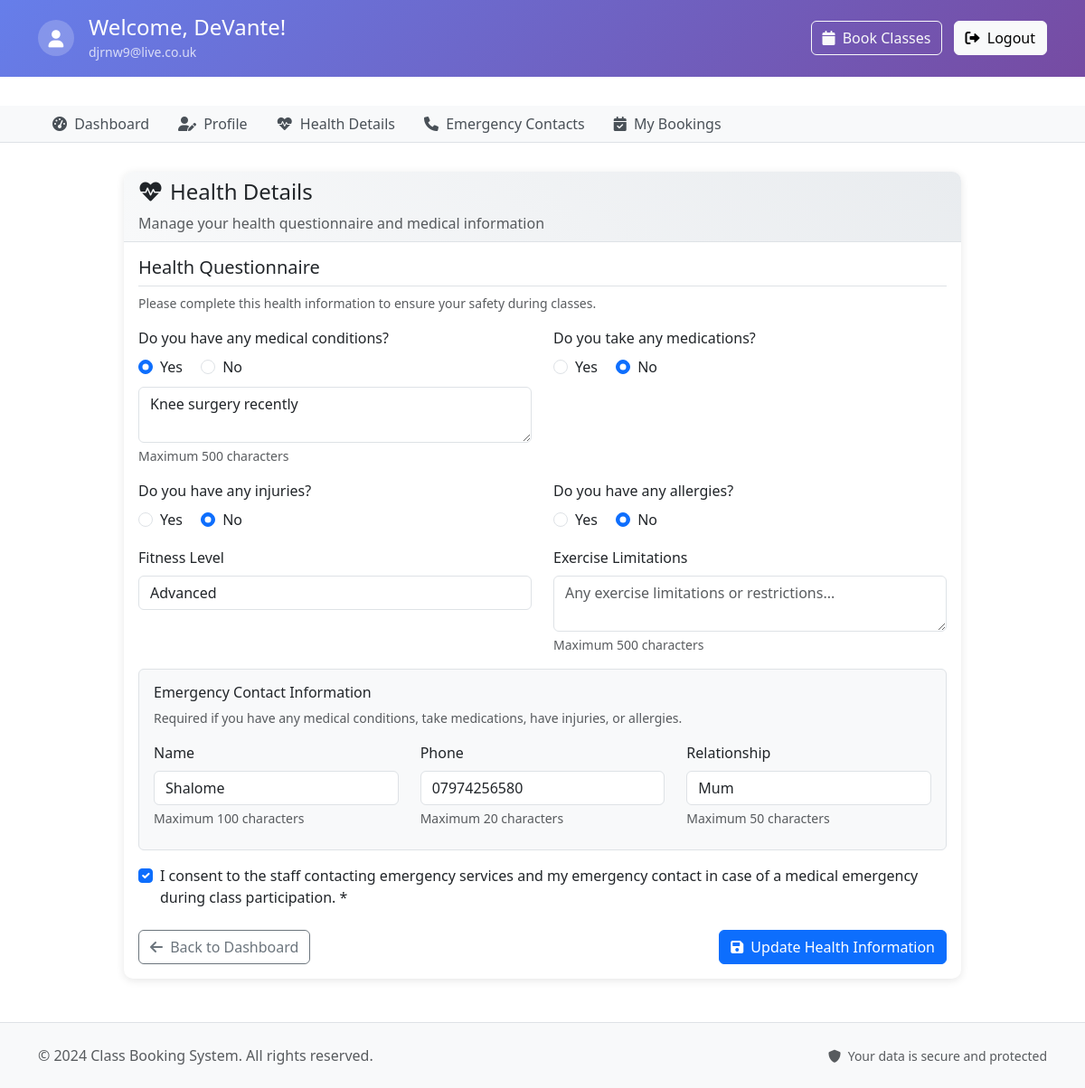
Screenshot of /public/user/health_fixed_encoding.php (signed in) with the database file from the repository.
### tables this page shows
CREATE TABLE `users` (
  `id` int(11) NOT NULL AUTO_INCREMENT,
  `first_name` varchar(50) NOT NULL,
  `last_name` varchar(50) NOT NULL,
  `email` varchar(100) NOT NULL,
  `password_hash` varchar(255) NOT NULL,
  `phone` varchar(20) DEFAULT NULL,
  `date_of_birth` date DEFAULT NULL,
  `gender` enum('male','female','other','prefer_not_to_say') DEFAULT NULL,
  `health_questionnaire` longtext DEFAULT NULL CHECK (json_valid(`health_questionnaire`)),
  `created_at` timestamp NOT NULL DEFAULT current_timestamp(),
  `updated_at` timestamp NOT NULL DEFAULT current_timestamp() ON UPDATE current_timestamp(),
  `status` enum('active','inactive','suspended') DEFAULT 'active',
  `free_trial_used` tinyint(1) DEFAULT 0,
  PRIMARY KEY (`id`),
  UNIQUE KEY `email` (`email`),
  KEY `idx_users_email` (`email`),
  KEY `idx_users_status` (`status`),
  KEY `idx_users_dob` (`date_of_birth`),
  KEY `idx_users_free_trial` (`free_trial_used`)
);

### public/user/health_fixed_encoding.php (the view, shortened to what the rows shown need)
<?php
$userInfo = getUserInfo();
try {
    $pdo = connectUserDB();
    $stmt = $pdo->prepare("SELECT health_questionnaire FROM users WHERE id = ?");
    $stmt->execute([$userInfo['id']]);
    $result = $stmt->fetch();
    $healthData = [];
    if ($result && !empty($result['health_questionnaire'])) {
        $healthData = json_decode($result['health_questionnaire'], true) ?? [];
    }
} catch (Exception $e) {
    error_log('Health data error: ' . $e->getMessage());
    $healthData = [];
}
?>
<!DOCTYPE html>
<html lang="en">
<head>
    <link href="https://cdn.jsdelivr.net/npm/bootstrap@5.3.0/dist/css/bootstrap.min.css" rel="stylesheet">
    <link href="https://cdnjs.cloudflare.com/ajax/libs/font-awesome/6.0.0/css/all.min.css" rel="stylesheet">
    <link href="/testbook/assets/css/custom.css" rel="stylesheet">
</head>
<body>
    <div class="container">
        <div class="row">
            <div class="col-lg-10 mx-auto">
                <div class="card">
                    <div class="card-body">
                        <form method="POST">
                            <div class="mb-4">
                                <div class="row">
                                    <div class="col-md-6 mb-3">
                                        <label class="form-label">Do you have any medical conditions?</label>
                                        <div>
                                            <div class="form-check form-check-inline">
                                                <input class="form-check-input" type="radio" name="has_medical_conditions" id="medical_yes" value="yes"
                                                       <?php echo ($healthData['has_medical_conditions'] ?? false) ? 'checked' : ''; ?>>
                                                <label class="form-check-label" for="medical_yes">Yes</label>
                                            </div>
                                            <div class="form-check form-check-inline">
                                                <input class="form-check-input" type="radio" name="has_medical_conditions" id="medical_no" value="no"
                                                       <?php echo (!($healthData['has_medical_conditions'] ?? false)) ? 'checked' : ''; ?>>
                                                <label class="form-check-label" for="medical_no">No</label>
                                            </div>
                                        </div>
                                        <textarea class="form-control mt-2" name="medical_conditions" id="medical_conditions"
                                                 placeholder="If yes, please describe..." rows="2" maxlength="500"
                                                 style="display:<?php echo ($healthData['has_medical_conditions'] ?? false) ? 'block' : 'none'; ?>;"><?php echo htmlspecialchars($healthData['medical_conditions'] ?? ''); ?></textarea>
                                        <div class="form-text" style="display:<?php echo ($healthData['has_medical_conditions'] ?? false) ? 'block' : 'none'; ?>;" id="medical_conditions_help">Maximum 500 characters</div>
                                    </div>
                                    <div class="col-md-6 mb-3">
                                        <div>
                                            <div class="form-check form-check-inline">
                                                <input class="form-check-input" type="radio" name="takes_medication" id="medication_yes" value="yes"
                                                       <?php echo ($healthData['takes_medication'] ?? false) ? 'checked' : ''; ?>>
                                                <label class="form-check-label" for="medication_yes">Yes</label>
                                            </div>
                                            <div class="form-check form-check-inline">
                                                <input class="form-check-input" type="radio" name="takes_medication" id="medication_no" value="no"
                                                       <?php echo (!($healthData['takes_medication'] ?? false)) ? 'checked' : ''; ?>>
                                                <label class="form-check-label" for="medication_no">No</label>
                                            </div>
                                        </div>
                                    </div>
                                </div>
                                <div class="row">
                                    <div class="col-md-6 mb-3">
                                        <div>
                                            <div class="form-check form-check-inline">
                                                <input class="form-check-input" type="radio" name="has_injuries" id="injuries_yes" value="yes"
                                                       <?php echo ($healthData['has_injuries'] ?? false) ? 'checked' : ''; ?>>
                                                <label class="form-check-label" for="injuries_yes">Yes</label>
                                            </div>
                                            <div class="form-check form-check-inline">
                                                <input class="form-check-input" type="radio" name="has_injuries" id="injuries_no" value="no"
                                                       <?php echo (!($healthData['has_injuries'] ?? false)) ? 'checked' : ''; ?>>
                                                <label class="form-check-label" for="injuries_no">No</label>
                                            </div>
                                        </div>
                                    </div>
                                    <div class="col-md-6 mb-3">
                                        <div>
                                            <div class="form-check form-check-inline">
                                                <input class="form-check-input" type="radio" name="has_allergies" id="allergies_yes" value="yes"
                                                       <?php echo ($healthData['has_allergies'] ?? false) ? 'checked' : ''; ?>>
                                                <label class="form-check-label" for="allergies_yes">Yes</label>
                                            </div>
                                            <div class="form-check form-check-inline">
                                                <input class="form-check-input" type="radio" name="has_allergies" id="allergies_no" value="no"
                                                       <?php echo (!($healthData['has_allergies'] ?? false)) ? 'checked' : ''; ?>>
                                                <label class="form-check-label" for="allergies_no">No</label>
                                            </div>
                                        </div>
                                    </div>
                                </div>
                                <div class="row">
                                    <div class="col-md-6 mb-3">
                                        <label for="fitness_level" class="form-label">Fitness Level</label>
                                        <select class="form-control" id="fitness_level" name="fitness_level">
                                            <option value="advanced" <?php echo ($healthData['fitness_level'] ?? '') === 'advanced' ? 'selected' : ''; ?>>Advanced</option>
                                        </select>
                                    </div>
                                </div>
                                <div class="border rounded p-3 bg-light mb-3">
                                    <div class="row">
                                        <div class="col-md-4 mb-2">
                                            <label for="emergency_contact_name" class="form-label">Name</label>
                                            <input type="text" class="form-control" id="emergency_contact_name"
                                                   name="emergency_contact_name" value="<?php echo htmlspecialchars($healthData['emergency_contact_name'] ?? ''); ?>" maxlength="100">
                                            <div class="form-text">Maximum 100 characters</div>
                                        </div>
                                        <div class="col-md-4 mb-2">
                                            <label for="emergency_contact_phone" class="form-label">Phone</label>
                                            <input type="tel" class="form-control" id="emergency_contact_phone"
                                                   name="emergency_contact_phone" value="<?php echo htmlspecialchars($healthData['emergency_contact_phone'] ?? ''); ?>" maxlength="20">
                                            <div class="form-text">Maximum 20 characters</div>
                                        </div>
                                        <div class="col-md-4 mb-2">
                                            <label for="emergency_contact_relationship" class="form-label">Relationship</label>
                                            <input type="text" class="form-control" id="emergency_contact_relationship"
                                                   name="emergency_contact_relationship" value="<?php echo htmlspecialchars($healthData['emergency_contact_relationship'] ?? ''); ?>"
                                                   placeholder="e.g., Parent, Spouse, Friend" maxlength="50">
                                            <div class="form-text">Maximum 50 characters</div>
                                        </div>
                                    </div>
                                </div>
                                <div class="form-check mb-3">
                                    <input class="form-check-input" type="checkbox" id="consent_medical_emergency"
                                           name="consent_medical_emergency" <?php echo ($healthData['consent_medical_emergency'] ?? false) ? 'checked' : ''; ?> required>
                                    <label class="form-check-label" for="consent_medical_emergency">
                                        I consent to the staff contacting emergency services and my emergency contact
                                        in case of a medical emergency during class participation. *
                                    </label>
                                </div>
                            </div>
                        </form>
                    </div>
                </div>
            </div>
        </div>
    </div>
</body>
</html>

### rows the page displays
users: health_questionnaire "☑ Yes", health_questionnaire "☐ No", medical_conditions "Knee surgery recently", health_questionnaire "☐ Yes", health_questionnaire "☑ No", fitness_level "Advanced", emergency_contact_name "Shalome", emergency_contact_phone "07974256580", emergency_contact_relationship "Mum", health_questionnaire "☑"

### other values shown
$userInfo['first_name'] "DeVante"
$userInfo['email'] "djrnw9@live.co.uk"
